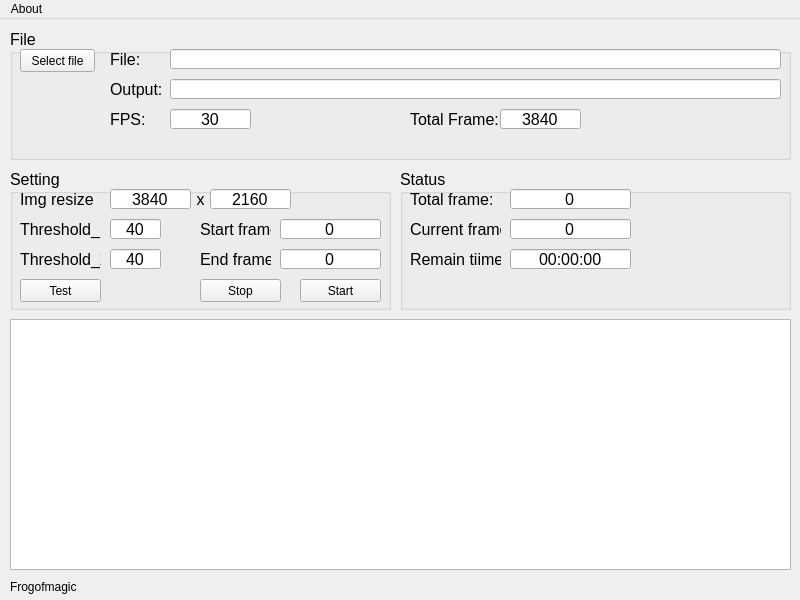
<?xml version="1.0" encoding="UTF-8"?>
<ui version="4.0">
 <class>Meteor_search</class>
 <widget class="QMainWindow" name="Meteor_search">
  <property name="windowModality">
   <enum>Qt::NonModal</enum>
  </property>
  <property name="enabled">
   <bool>true</bool>
  </property>
  <property name="geometry">
   <rect>
    <x>0</x>
    <y>0</y>
    <width>800</width>
    <height>600</height>
   </rect>
  </property>
  <property name="minimumSize">
   <size>
    <width>800</width>
    <height>600</height>
   </size>
  </property>
  <property name="maximumSize">
   <size>
    <width>800</width>
    <height>600</height>
   </size>
  </property>
  <property name="contextMenuPolicy">
   <enum>Qt::DefaultContextMenu</enum>
  </property>
  <property name="windowTitle">
   <string>Meteor search</string>
  </property>
  <property name="windowIcon">
   <iconset>
    <normalon>logo.png</normalon>
   </iconset>
  </property>
  <property name="toolTip">
   <string/>
  </property>
  <property name="toolTipDuration">
   <number>1</number>
  </property>
  <property name="statusTip">
   <string/>
  </property>
  <property name="autoFillBackground">
   <bool>true</bool>
  </property>
  <property name="inputMethodHints">
   <set>Qt::ImhNone</set>
  </property>
  <property name="animated">
   <bool>true</bool>
  </property>
  <property name="documentMode">
   <bool>false</bool>
  </property>
  <widget class="QWidget" name="centralwidget">
   <widget class="QGroupBox" name="groupBox_2">
    <property name="geometry">
     <rect>
      <x>10</x>
      <y>10</y>
      <width>781</width>
      <height>131</height>
     </rect>
    </property>
    <property name="sizePolicy">
     <sizepolicy hsizetype="Fixed" vsizetype="Preferred">
      <horstretch>0</horstretch>
      <verstretch>0</verstretch>
     </sizepolicy>
    </property>
    <property name="font">
     <font>
      <pointsize>12</pointsize>
     </font>
    </property>
    <property name="title">
     <string>File</string>
    </property>
    <widget class="QLabel" name="label">
     <property name="geometry">
      <rect>
       <x>100</x>
       <y>20</y>
       <width>51</width>
       <height>21</height>
      </rect>
     </property>
     <property name="sizePolicy">
      <sizepolicy hsizetype="Fixed" vsizetype="Preferred">
       <horstretch>0</horstretch>
       <verstretch>0</verstretch>
      </sizepolicy>
     </property>
     <property name="font">
      <font>
       <pointsize>12</pointsize>
      </font>
     </property>
     <property name="text">
      <string>File:</string>
     </property>
     <property name="alignment">
      <set>Qt::AlignLeading|Qt::AlignLeft|Qt::AlignVCenter</set>
     </property>
    </widget>
    <widget class="QPushButton" name="pushButton_Select_File">
     <property name="geometry">
      <rect>
       <x>10</x>
       <y>20</y>
       <width>75</width>
       <height>23</height>
      </rect>
     </property>
     <property name="font">
      <font>
       <pointsize>9</pointsize>
      </font>
     </property>
     <property name="text">
      <string>Select file</string>
     </property>
    </widget>
    <widget class="QLabel" name="label_2">
     <property name="geometry">
      <rect>
       <x>100</x>
       <y>50</y>
       <width>51</width>
       <height>21</height>
      </rect>
     </property>
     <property name="sizePolicy">
      <sizepolicy hsizetype="Fixed" vsizetype="Preferred">
       <horstretch>0</horstretch>
       <verstretch>0</verstretch>
      </sizepolicy>
     </property>
     <property name="font">
      <font>
       <pointsize>12</pointsize>
      </font>
     </property>
     <property name="text">
      <string>Output:</string>
     </property>
     <property name="alignment">
      <set>Qt::AlignLeading|Qt::AlignLeft|Qt::AlignVCenter</set>
     </property>
    </widget>
    <widget class="QLabel" name="label_6">
     <property name="geometry">
      <rect>
       <x>100</x>
       <y>80</y>
       <width>51</width>
       <height>21</height>
      </rect>
     </property>
     <property name="sizePolicy">
      <sizepolicy hsizetype="Fixed" vsizetype="Preferred">
       <horstretch>0</horstretch>
       <verstretch>0</verstretch>
      </sizepolicy>
     </property>
     <property name="font">
      <font>
       <pointsize>12</pointsize>
      </font>
     </property>
     <property name="text">
      <string>FPS:</string>
     </property>
     <property name="alignment">
      <set>Qt::AlignLeading|Qt::AlignLeft|Qt::AlignVCenter</set>
     </property>
    </widget>
    <widget class="QLabel" name="label_7">
     <property name="geometry">
      <rect>
       <x>400</x>
       <y>80</y>
       <width>91</width>
       <height>21</height>
      </rect>
     </property>
     <property name="sizePolicy">
      <sizepolicy hsizetype="Fixed" vsizetype="Preferred">
       <horstretch>0</horstretch>
       <verstretch>0</verstretch>
      </sizepolicy>
     </property>
     <property name="font">
      <font>
       <pointsize>12</pointsize>
      </font>
     </property>
     <property name="text">
      <string>Total Frame:</string>
     </property>
     <property name="alignment">
      <set>Qt::AlignLeading|Qt::AlignLeft|Qt::AlignVCenter</set>
     </property>
    </widget>
    <widget class="QLineEdit" name="lineEdit_Input_file_name">
     <property name="geometry">
      <rect>
       <x>160</x>
       <y>20</y>
       <width>611</width>
       <height>20</height>
      </rect>
     </property>
     <property name="text">
      <string/>
     </property>
     <property name="alignment">
      <set>Qt::AlignLeading|Qt::AlignLeft|Qt::AlignVCenter</set>
     </property>
    </widget>
    <widget class="QLineEdit" name="lineEdit_Output_file_name">
     <property name="geometry">
      <rect>
       <x>160</x>
       <y>50</y>
       <width>611</width>
       <height>20</height>
      </rect>
     </property>
     <property name="text">
      <string/>
     </property>
     <property name="alignment">
      <set>Qt::AlignLeading|Qt::AlignLeft|Qt::AlignVCenter</set>
     </property>
    </widget>
    <widget class="QLineEdit" name="lineEdit_FPS">
     <property name="geometry">
      <rect>
       <x>160</x>
       <y>80</y>
       <width>81</width>
       <height>20</height>
      </rect>
     </property>
     <property name="text">
      <string>30</string>
     </property>
     <property name="alignment">
      <set>Qt::AlignCenter</set>
     </property>
    </widget>
    <widget class="QLineEdit" name="lineEdit_File_Total_Frame">
     <property name="geometry">
      <rect>
       <x>490</x>
       <y>80</y>
       <width>81</width>
       <height>20</height>
      </rect>
     </property>
     <property name="text">
      <string>3840</string>
     </property>
     <property name="alignment">
      <set>Qt::AlignCenter</set>
     </property>
    </widget>
   </widget>
   <widget class="QTextBrowser" name="textBrowser_Log">
    <property name="geometry">
     <rect>
      <x>10</x>
      <y>300</y>
      <width>781</width>
      <height>251</height>
     </rect>
    </property>
    <property name="sizePolicy">
     <sizepolicy hsizetype="Fixed" vsizetype="Preferred">
      <horstretch>0</horstretch>
      <verstretch>0</verstretch>
     </sizepolicy>
    </property>
    <property name="font">
     <font>
      <pointsize>9</pointsize>
     </font>
    </property>
   </widget>
   <widget class="QLabel" name="label_3">
    <property name="geometry">
     <rect>
      <x>10</x>
      <y>560</y>
      <width>191</width>
      <height>16</height>
     </rect>
    </property>
    <property name="sizePolicy">
     <sizepolicy hsizetype="Fixed" vsizetype="Preferred">
      <horstretch>0</horstretch>
      <verstretch>0</verstretch>
     </sizepolicy>
    </property>
    <property name="font">
     <font>
      <pointsize>9</pointsize>
     </font>
    </property>
    <property name="text">
     <string>Frogofmagic</string>
    </property>
    <property name="alignment">
     <set>Qt::AlignLeading|Qt::AlignLeft|Qt::AlignVCenter</set>
    </property>
   </widget>
   <widget class="QGroupBox" name="groupBox_3">
    <property name="geometry">
     <rect>
      <x>10</x>
      <y>150</y>
      <width>381</width>
      <height>141</height>
     </rect>
    </property>
    <property name="sizePolicy">
     <sizepolicy hsizetype="Fixed" vsizetype="Preferred">
      <horstretch>0</horstretch>
      <verstretch>0</verstretch>
     </sizepolicy>
    </property>
    <property name="font">
     <font>
      <pointsize>12</pointsize>
     </font>
    </property>
    <property name="title">
     <string>Setting</string>
    </property>
    <widget class="QLineEdit" name="lineEdit_Threshold_1">
     <property name="geometry">
      <rect>
       <x>100</x>
       <y>50</y>
       <width>51</width>
       <height>20</height>
      </rect>
     </property>
     <property name="text">
      <string>40</string>
     </property>
     <property name="alignment">
      <set>Qt::AlignCenter</set>
     </property>
    </widget>
    <widget class="QLineEdit" name="lineEdit_Img_Resize_Y">
     <property name="geometry">
      <rect>
       <x>200</x>
       <y>20</y>
       <width>81</width>
       <height>20</height>
      </rect>
     </property>
     <property name="text">
      <string>2160</string>
     </property>
     <property name="alignment">
      <set>Qt::AlignCenter</set>
     </property>
    </widget>
    <widget class="QLabel" name="label_26">
     <property name="geometry">
      <rect>
       <x>10</x>
       <y>50</y>
       <width>81</width>
       <height>20</height>
      </rect>
     </property>
     <property name="sizePolicy">
      <sizepolicy hsizetype="Fixed" vsizetype="Preferred">
       <horstretch>0</horstretch>
       <verstretch>0</verstretch>
      </sizepolicy>
     </property>
     <property name="font">
      <font>
       <pointsize>12</pointsize>
       <strikeout>false</strikeout>
       <stylestrategy>PreferDefault</stylestrategy>
       <kerning>true</kerning>
      </font>
     </property>
     <property name="layoutDirection">
      <enum>Qt::LeftToRight</enum>
     </property>
     <property name="text">
      <string>Threshold_1</string>
     </property>
     <property name="alignment">
      <set>Qt::AlignLeading|Qt::AlignLeft|Qt::AlignVCenter</set>
     </property>
    </widget>
    <widget class="QLabel" name="label_5">
     <property name="geometry">
      <rect>
       <x>180</x>
       <y>20</y>
       <width>21</width>
       <height>20</height>
      </rect>
     </property>
     <property name="sizePolicy">
      <sizepolicy hsizetype="Fixed" vsizetype="Preferred">
       <horstretch>0</horstretch>
       <verstretch>0</verstretch>
      </sizepolicy>
     </property>
     <property name="font">
      <font>
       <pointsize>12</pointsize>
       <strikeout>false</strikeout>
       <stylestrategy>PreferDefault</stylestrategy>
       <kerning>true</kerning>
      </font>
     </property>
     <property name="layoutDirection">
      <enum>Qt::LeftToRight</enum>
     </property>
     <property name="text">
      <string>x</string>
     </property>
     <property name="alignment">
      <set>Qt::AlignCenter</set>
     </property>
    </widget>
    <widget class="QLabel" name="label_27">
     <property name="geometry">
      <rect>
       <x>10</x>
       <y>80</y>
       <width>81</width>
       <height>20</height>
      </rect>
     </property>
     <property name="sizePolicy">
      <sizepolicy hsizetype="Fixed" vsizetype="Preferred">
       <horstretch>0</horstretch>
       <verstretch>0</verstretch>
      </sizepolicy>
     </property>
     <property name="font">
      <font>
       <pointsize>12</pointsize>
       <strikeout>false</strikeout>
       <stylestrategy>PreferDefault</stylestrategy>
       <kerning>true</kerning>
      </font>
     </property>
     <property name="layoutDirection">
      <enum>Qt::LeftToRight</enum>
     </property>
     <property name="text">
      <string>Threshold_2</string>
     </property>
     <property name="alignment">
      <set>Qt::AlignLeading|Qt::AlignLeft|Qt::AlignVCenter</set>
     </property>
    </widget>
    <widget class="QLineEdit" name="lineEdit_Img_Resize_X">
     <property name="geometry">
      <rect>
       <x>100</x>
       <y>20</y>
       <width>81</width>
       <height>20</height>
      </rect>
     </property>
     <property name="text">
      <string>3840</string>
     </property>
     <property name="alignment">
      <set>Qt::AlignCenter</set>
     </property>
    </widget>
    <widget class="QLabel" name="label_4">
     <property name="geometry">
      <rect>
       <x>10</x>
       <y>20</y>
       <width>81</width>
       <height>20</height>
      </rect>
     </property>
     <property name="sizePolicy">
      <sizepolicy hsizetype="Fixed" vsizetype="Preferred">
       <horstretch>0</horstretch>
       <verstretch>0</verstretch>
      </sizepolicy>
     </property>
     <property name="font">
      <font>
       <pointsize>12</pointsize>
       <strikeout>false</strikeout>
       <stylestrategy>PreferDefault</stylestrategy>
       <kerning>true</kerning>
      </font>
     </property>
     <property name="layoutDirection">
      <enum>Qt::LeftToRight</enum>
     </property>
     <property name="text">
      <string>Img resize</string>
     </property>
     <property name="alignment">
      <set>Qt::AlignLeading|Qt::AlignLeft|Qt::AlignVCenter</set>
     </property>
    </widget>
    <widget class="QPushButton" name="pushButton_Start">
     <property name="geometry">
      <rect>
       <x>290</x>
       <y>110</y>
       <width>81</width>
       <height>23</height>
      </rect>
     </property>
     <property name="sizePolicy">
      <sizepolicy hsizetype="Fixed" vsizetype="Preferred">
       <horstretch>0</horstretch>
       <verstretch>0</verstretch>
      </sizepolicy>
     </property>
     <property name="font">
      <font>
       <pointsize>9</pointsize>
      </font>
     </property>
     <property name="text">
      <string>Start</string>
     </property>
    </widget>
    <widget class="QLineEdit" name="lineEdit_Threshold_2">
     <property name="geometry">
      <rect>
       <x>100</x>
       <y>80</y>
       <width>51</width>
       <height>20</height>
      </rect>
     </property>
     <property name="text">
      <string>40</string>
     </property>
     <property name="alignment">
      <set>Qt::AlignCenter</set>
     </property>
    </widget>
    <widget class="QLineEdit" name="lineEdit_Start_frame">
     <property name="geometry">
      <rect>
       <x>270</x>
       <y>50</y>
       <width>101</width>
       <height>20</height>
      </rect>
     </property>
     <property name="text">
      <string>0</string>
     </property>
     <property name="alignment">
      <set>Qt::AlignCenter</set>
     </property>
    </widget>
    <widget class="QLabel" name="label_31">
     <property name="geometry">
      <rect>
       <x>190</x>
       <y>50</y>
       <width>71</width>
       <height>20</height>
      </rect>
     </property>
     <property name="sizePolicy">
      <sizepolicy hsizetype="Fixed" vsizetype="Preferred">
       <horstretch>0</horstretch>
       <verstretch>0</verstretch>
      </sizepolicy>
     </property>
     <property name="font">
      <font>
       <pointsize>12</pointsize>
       <strikeout>false</strikeout>
       <stylestrategy>PreferDefault</stylestrategy>
       <kerning>true</kerning>
      </font>
     </property>
     <property name="layoutDirection">
      <enum>Qt::LeftToRight</enum>
     </property>
     <property name="text">
      <string>Start frame</string>
     </property>
     <property name="alignment">
      <set>Qt::AlignLeading|Qt::AlignLeft|Qt::AlignVCenter</set>
     </property>
    </widget>
    <widget class="QLineEdit" name="lineEdit_End_frame">
     <property name="geometry">
      <rect>
       <x>270</x>
       <y>80</y>
       <width>101</width>
       <height>20</height>
      </rect>
     </property>
     <property name="text">
      <string>0</string>
     </property>
     <property name="alignment">
      <set>Qt::AlignCenter</set>
     </property>
    </widget>
    <widget class="QLabel" name="label_32">
     <property name="geometry">
      <rect>
       <x>190</x>
       <y>80</y>
       <width>71</width>
       <height>20</height>
      </rect>
     </property>
     <property name="sizePolicy">
      <sizepolicy hsizetype="Fixed" vsizetype="Preferred">
       <horstretch>0</horstretch>
       <verstretch>0</verstretch>
      </sizepolicy>
     </property>
     <property name="font">
      <font>
       <pointsize>12</pointsize>
       <strikeout>false</strikeout>
       <stylestrategy>PreferDefault</stylestrategy>
       <kerning>true</kerning>
      </font>
     </property>
     <property name="layoutDirection">
      <enum>Qt::LeftToRight</enum>
     </property>
     <property name="text">
      <string>End frame</string>
     </property>
     <property name="alignment">
      <set>Qt::AlignLeading|Qt::AlignLeft|Qt::AlignVCenter</set>
     </property>
    </widget>
    <widget class="QPushButton" name="pushButton_Test_Threshold">
     <property name="geometry">
      <rect>
       <x>10</x>
       <y>110</y>
       <width>81</width>
       <height>23</height>
      </rect>
     </property>
     <property name="sizePolicy">
      <sizepolicy hsizetype="Fixed" vsizetype="Preferred">
       <horstretch>0</horstretch>
       <verstretch>0</verstretch>
      </sizepolicy>
     </property>
     <property name="font">
      <font>
       <pointsize>9</pointsize>
      </font>
     </property>
     <property name="text">
      <string>Test</string>
     </property>
    </widget>
    <widget class="QPushButton" name="pushButton_Stop">
     <property name="geometry">
      <rect>
       <x>190</x>
       <y>110</y>
       <width>81</width>
       <height>23</height>
      </rect>
     </property>
     <property name="sizePolicy">
      <sizepolicy hsizetype="Fixed" vsizetype="Preferred">
       <horstretch>0</horstretch>
       <verstretch>0</verstretch>
      </sizepolicy>
     </property>
     <property name="font">
      <font>
       <pointsize>9</pointsize>
      </font>
     </property>
     <property name="text">
      <string>Stop</string>
     </property>
    </widget>
   </widget>
   <widget class="QGroupBox" name="groupBox_4">
    <property name="geometry">
     <rect>
      <x>400</x>
      <y>150</y>
      <width>391</width>
      <height>141</height>
     </rect>
    </property>
    <property name="sizePolicy">
     <sizepolicy hsizetype="Fixed" vsizetype="Preferred">
      <horstretch>0</horstretch>
      <verstretch>0</verstretch>
     </sizepolicy>
    </property>
    <property name="font">
     <font>
      <pointsize>12</pointsize>
     </font>
    </property>
    <property name="title">
     <string>Status</string>
    </property>
    <widget class="QLabel" name="label_9">
     <property name="geometry">
      <rect>
       <x>10</x>
       <y>20</y>
       <width>91</width>
       <height>20</height>
      </rect>
     </property>
     <property name="sizePolicy">
      <sizepolicy hsizetype="Fixed" vsizetype="Preferred">
       <horstretch>0</horstretch>
       <verstretch>0</verstretch>
      </sizepolicy>
     </property>
     <property name="font">
      <font>
       <pointsize>12</pointsize>
       <strikeout>false</strikeout>
       <stylestrategy>PreferDefault</stylestrategy>
       <kerning>true</kerning>
      </font>
     </property>
     <property name="layoutDirection">
      <enum>Qt::LeftToRight</enum>
     </property>
     <property name="text">
      <string>Total frame:</string>
     </property>
     <property name="alignment">
      <set>Qt::AlignLeading|Qt::AlignLeft|Qt::AlignVCenter</set>
     </property>
    </widget>
    <widget class="QLabel" name="label_10">
     <property name="geometry">
      <rect>
       <x>10</x>
       <y>50</y>
       <width>91</width>
       <height>20</height>
      </rect>
     </property>
     <property name="sizePolicy">
      <sizepolicy hsizetype="Fixed" vsizetype="Preferred">
       <horstretch>0</horstretch>
       <verstretch>0</verstretch>
      </sizepolicy>
     </property>
     <property name="font">
      <font>
       <pointsize>12</pointsize>
       <strikeout>false</strikeout>
       <stylestrategy>PreferDefault</stylestrategy>
       <kerning>true</kerning>
      </font>
     </property>
     <property name="layoutDirection">
      <enum>Qt::LeftToRight</enum>
     </property>
     <property name="text">
      <string>Current frame:</string>
     </property>
     <property name="alignment">
      <set>Qt::AlignLeading|Qt::AlignLeft|Qt::AlignVCenter</set>
     </property>
    </widget>
    <widget class="QLineEdit" name="lineEdit_Status_Total_frame">
     <property name="geometry">
      <rect>
       <x>110</x>
       <y>20</y>
       <width>121</width>
       <height>20</height>
      </rect>
     </property>
     <property name="text">
      <string>0</string>
     </property>
     <property name="alignment">
      <set>Qt::AlignCenter</set>
     </property>
    </widget>
    <widget class="QLineEdit" name="lineEdit_Status_Current_frame">
     <property name="geometry">
      <rect>
       <x>110</x>
       <y>50</y>
       <width>121</width>
       <height>20</height>
      </rect>
     </property>
     <property name="text">
      <string>0</string>
     </property>
     <property name="alignment">
      <set>Qt::AlignCenter</set>
     </property>
    </widget>
    <widget class="QLabel" name="label_11">
     <property name="geometry">
      <rect>
       <x>10</x>
       <y>80</y>
       <width>91</width>
       <height>20</height>
      </rect>
     </property>
     <property name="sizePolicy">
      <sizepolicy hsizetype="Fixed" vsizetype="Preferred">
       <horstretch>0</horstretch>
       <verstretch>0</verstretch>
      </sizepolicy>
     </property>
     <property name="font">
      <font>
       <pointsize>12</pointsize>
       <strikeout>false</strikeout>
       <stylestrategy>PreferDefault</stylestrategy>
       <kerning>true</kerning>
      </font>
     </property>
     <property name="layoutDirection">
      <enum>Qt::LeftToRight</enum>
     </property>
     <property name="text">
      <string>Remain tiime:</string>
     </property>
     <property name="alignment">
      <set>Qt::AlignLeading|Qt::AlignLeft|Qt::AlignVCenter</set>
     </property>
    </widget>
    <widget class="QLineEdit" name="lineEdit_Status_Remain_Time">
     <property name="geometry">
      <rect>
       <x>110</x>
       <y>80</y>
       <width>121</width>
       <height>20</height>
      </rect>
     </property>
     <property name="text">
      <string>00:00:00</string>
     </property>
     <property name="alignment">
      <set>Qt::AlignCenter</set>
     </property>
    </widget>
   </widget>
  </widget>
  <widget class="QMenuBar" name="menubar">
   <property name="geometry">
    <rect>
     <x>0</x>
     <y>0</y>
     <width>800</width>
     <height>22</height>
    </rect>
   </property>
   <widget class="QMenu" name="menuTest">
    <property name="title">
     <string>About</string>
    </property>
   </widget>
   <addaction name="menuTest"/>
  </widget>
 </widget>
 <resources/>
 <connections/>
</ui>
